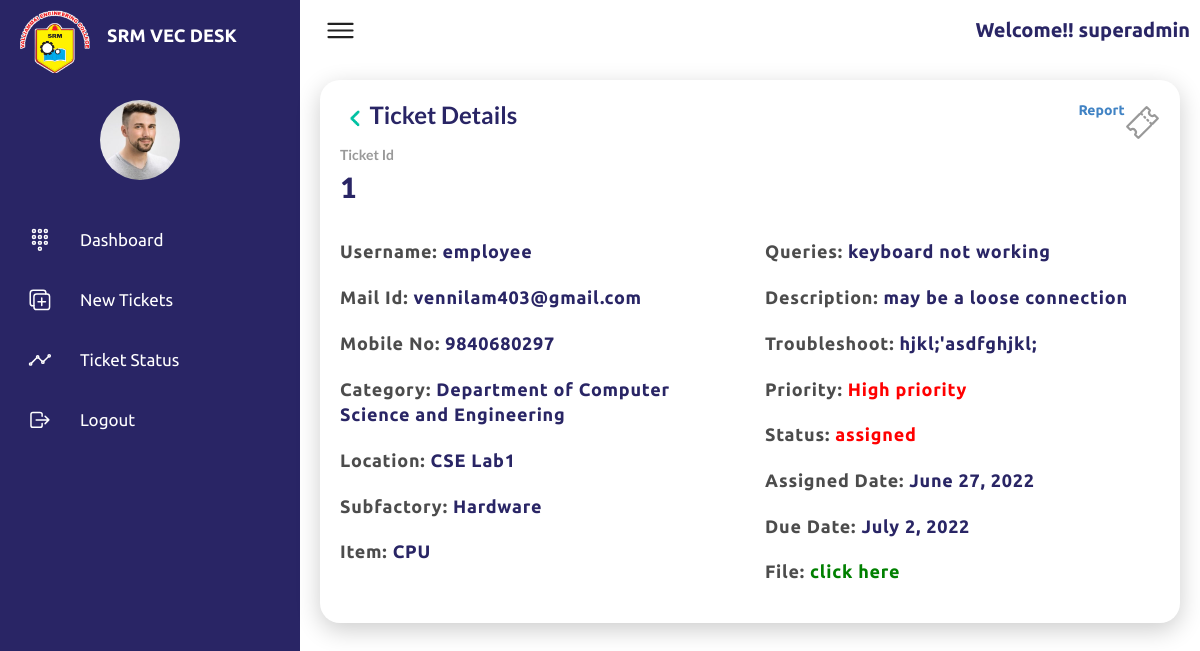
Page /empdetail_ticket/1/ (signed in) on the committed database.
### tickets/models.py (models this page shows, shortened)
class User(AbstractUser):
    userId = models.CharField(max_length=300)
    email = models.EmailField(max_length=5000, unique=True)
    mobNo = models.CharField(max_length=13)
    address = models.TextField(max_length=2000)
    designation = models.CharField(max_length=200)
    date_joined = models.DateTimeField(auto_now_add=True)
    last_login = models.DateTimeField(null=True)
    is_superadmin=models.BooleanField('is superadmin', default=False)
    is_admin=models.BooleanField('is admin', default=False)
    is_engineer=models.BooleanField('is engineer', default=False)
    is_employee=models.BooleanField('is employee', default=False)

class Tickets(models.Model):
    Id=models.IntegerField(primary_key=True)
    username=models.CharField(max_length=100, blank=True, null=True)
    category=models.CharField(max_length=100, blank=True, null=True)
    location=models.CharField(max_length=100, blank=True, null=True)
    subfactory=models.CharField(max_length=100, blank=True, null=True)
    item=models.CharField(max_length=100, blank=True, null=True)
    queries=models.CharField(max_length=1000, blank=True, null=True)
    Description=models.TextField(max_length=1000, blank=True, null=True)
    mobileNo=models.CharField(max_length=13, blank=True, null=True)
    mail=models.CharField(max_length=1000, blank=True, null=True)
    engmobileNo=models.CharField(max_length=13, blank=True, null=True)
    engmail=models.CharField(max_length=1000, blank=True, null=True)
    priority=models.CharField(max_length=50, blank=True, null=True)
    status=models.CharField(max_length=50,blank=True, null=True)
    assigned=models.CharField(max_length=100,blank=True, null=True)
    assigned_date = models.DateField(blank=True, null=True)
    due_date=models.DateField(blank=True, null=True)
    uploadFile=models.FileField(blank=True, null=True)
    admindesc=models.CharField(max_length=10000,blank=True, null=True)
    issueReport=models.CharField(max_length=10000,blank=True, null=True)
    problemDesc=models.CharField(max_length=10000,blank=True, null=True)
    causeProb=models.CharField(max_length=10000,blank=True, null=True)
    solGiven=models.CharField(max_length=10000,blank=True, null=True)
    notes=models.CharField(max_length=10000,blank=True, null=True)

### tickets/views.py (the view)
# urls.py: path('empdetail_ticket/<int:Id>/', views.empdetail_ticket, name='empdetail_ticket'),
@login_required(login_url='login')
def empdetail_ticket(request,Id):
    emp=User.objects.all()
    item=Tickets.objects.get(Id=Id)
    item_list=Tickets.objects.all()
    context={
        'item':item,
        'item_list':item_list,
        'emp':emp
    }
    return render(request, 'employee/employee_detail.html', context)

### templates/employee/employee_detail.html (shortened to what this page needs)
{% load static %}
<!DOCTYPE html>
<html lang="en">
<head>
    <link rel="stylesheet" href="https://cdn.jsdelivr.net/npm/bootstrap@4.0.0/dist/css/bootstrap.min.css">
    <link rel="stylesheet" href="{% static 'css/employee-ticket-details.css' %}">
     <link rel="stylesheet" href="https://cdnjs.cloudflare.com/ajax/libs/font-awesome/4.7.0/css/font-awesome.min.css">
     <link rel="stylesheet" type='text/css' href="https://cdnjs.cloudflare.com/ajax/libs/semantic-ui/2.2.14/semantic.min.css">
     <link href="https://unpkg.com/aos@2.3.1/dist/aos.css" rel="stylesheet">
     <link rel="stylesheet" href="https://cdnjs.cloudflare.com/ajax/libs/Chart.js/2.8.0/Chart.min.css" />
</head>
<body>
    <div class="desk-container">
        <div class="desk-navigation">
            <div class="logo-section">
                <span class="logo-icon">
                    <img src="{% static 'img/SRMVEClogo.png' %}" alt="">
                </span>
                <span class="logo-title">SRM VEC DESK</span>
            </div>
            <ul>
                <a data-toggle="modal" data-target="#userModal"><li>
                    <div class="user">
                        <img src="{% static 'imgs/customer01.jpg' %}" alt="">
                    </div>
                </li>
                </a>
                <li>
                    <a href="index.html" >
                        <span class="icon">
                            <ion-icon name="keypad-outline"></ion-icon>
                        </span>
                        <span class="title">Dashboard</span>
                    </a>
                </li>
                <li>
                    <a href="{% url 'employee' %}">
                        <span class="icon">
                            <ion-icon name="duplicate-outline"></ion-icon>
                        </span>
                        <span class="title">New Tickets</span>
                    </a>
                </li>
                <li>
                    <a  href="{% url 'employee_status' %}">
                        <span class="icon">
                            <ion-icon name="analytics-outline"></ion-icon>
                        </span>
                        <span class="title">Ticket Status</span>
                    </a>
                </li>
                <li>
                    <a href="#" data-toggle="modal" data-target="#logoutModal">
                        <span class="icon">
                            <ion-icon name="log-out-outline"></ion-icon>
                        </span>
                        <span class="title">Logout</span>
                    </a>
                </li>
            </ul>
        </div>
        <div class="main">
            <div class="topbar">
                <div class="toggle">
                    <ion-icon name="menu-outline"></ion-icon>
                </div>
                <div class="userName">
                    <p>Welcome!! {{ user.username }}</p>
                </div>
            </div>
            <div class="details" data-aos="zoom-in">
                <div class="ticketstatus">
                    <div class="cardHeader">
                        <h2 style="flex-basis: 90%;"><a href="{% url 'employee_status' %}"><img src="{% static 'img/animation_300_l52rndz5.gif' %}" alt="" width="4%" style="transform: rotate(90deg);margin: 0;"></a>Ticket Details</h2>
                        <a type="button" class="assign" style="flex-basis: 5%;" href="{% url 'empreport' item.Id %}" ><b>Report<b></a>
                        <ion-icon name="ticket-outline" style="flex-basis: 5%;"></ion-icon>
                    </div>
                    <h2 class="cardName-details">Ticket Id</h2>
                    <h2 class="numbers-details">{{ item.Id }}</h2>
                    <div class="row">
                        <div class="col-6 ticketDetails">
                            <p> Username:  <span>{{ item.username }}</span></p>
                            <p> Mail Id: <span>{{ item.mail }}</span> </p>
                            <p> Mobile No: <span>{{ item.mobileNo }}</span> </p>
                            <p> Category: <span>{{ item.category }}</span> </p>
                            <p> Location: <span>{{ item.location }}</span> </p>
                            <p> Subfactory: <span>{{ item.subfactory }}</span> </p>
                            <p> Item: <span>{{ item.item }}</span> </p>
                        </div>
                        <div class="col-6 ticketDetails">
                            <p> Queries: <span>{{ item.queries }}</span> </p>
                            <p> Description: <span>{{ item.Description }}</span></p>
                            <p> Troubleshoot: <span>{{ item.admindesc }}</span> </p>
                            {% if item.priority == 'High priority' %}
                            <p> Priority: <span style="color:red;">{{ item.priority }}</span></p>
                            {% endif %}
                            {% if item.status != 'Completed' %}
                            <p> Status: <span style="color: red;">{{ item.status }}</span> </p>
                            {% endif %}
                            <p> Assigned Date: <span>{{ item.assigned_date }}</span> </p>
                            <p> Due Date: <span>{{ item.due_date }}</span> </p>
                            <p> File: <a  href = "http://localhost:8000/files/{{item.uploadFile}}" ><span style="color:green;">click here</span></p>
                        </div>
                    </div>
                </div>
            </div>
        </div>
    </div>
</body>
</html>

### static/css/employee-ticket-details.css (style rules this page uses)
* { font-family: "Ubuntu", sans-serif; margin: 0; padding: 0; box-sizing: border-box; }
:root { --blue: #292565; --blue1:#149ddd; --white: #fff; --gray: #f5f5f5; --black1: #222; --black2: #999; }
body { min-height: 100vh; overflow-x: hidden; }
.desk-container { position: relative; width: 100%; }
.desk-navigation { position: fixed; width: 300px; height: 100%; background: var(--blue); border-left: 10px solid var(--blue); transition: 0.5s; overflow: hidden; }
.desk-navigation ul { position: absolute; top: 0; left: 0; width: 100%; }
.desk-navigation ul li { position: relative; width: 100%; list-style: none; border-top-left-radius: 30px; border-bottom-left-radius: 30px; }
.desk-navigation ul li:nth-child(1) { margin-top: 100px; margin-bottom: 30px; pointer-events: none; }
.desk-navigation ul li a,button { position: relative; display: block; width: 100%; display: flex; text-decoration: none; color: var(--white); }
.desk-navigation ul li a .icon { position: relative; display: block; min-width: 60px; height: 60px; line-height: 75px; text-align: center; }
.desk-navigation ul li a .icon ion-icon { font-size: 1.70rem; }
.desk-navigation .logo-icon img { width: 80%; margin: 10px; align-items: flex-start; }
.desk-navigation ul li a .title { position: relative; display: block; padding: 0 10px; height: 60px; line-height: 60px; text-align: start; float: left; white-space: nowrap; font-size: 17px; margin-left: 0; }
.logo-section { display: grid; justify-content: left; grid-template-columns: 30% 70%; }
.logo-section .logo-title { margin-top: 25px; color: white; font-size: 18px; font-weight: 700; margin-left: 10px; }
.main { position: absolute; width: calc(100% - 300px); left: 300px; min-height: 100vh; background: var(--white); transition: 0.5s; }
.main .topbar { width: 100%; height: 60px; display: flex; justify-content: space-between; align-items: center; padding: 0 10px; }
.toggle { position: relative; width: 60px; height: 60px; display: flex; justify-content: center; align-items: center; font-size: 2.5rem; cursor: pointer; }
.user { position: relative; width: 80px; height: 80px; border-radius: 50%; overflow: hidden; cursor: pointer; margin-top: 90px; margin-left: 90px; }
.userName { color: var(--blue); font-size: 20px; font-weight: 900; }
.user img { display: block; position: absolute; top: 0; left: 0; width: 100%; height: 100%; }
.details { position: relative; width: 100%; padding: 20px; display: grid; grid-template-columns: 100%; grid-gap: 30px; }
.details .ticketstatus { position: relative; height: 100%; background: var(--white); padding: 20px; box-shadow: 0 7px 25px rgba(0, 0, 0, 0.2); border-radius: 20px; transition: .5s ease; }
.details .cardHeader { display: flex; justify-content: space-between; align-items: flex-start; }
.details .cardHeader ion-icon { font-size: 2.5rem; margin-top: 5px; color: var(--black2); }
.cardHeader h2 { font-weight: 600; color: var(--blue); }
.details .cardName-details { font-size: 1rem; color: var(--black2); margin: 0; }
.details .numbers-details { font-size: 2rem; color: var(--blue); position: relative; font-weight: 800; margin-top: 5px; }
.details p { display: block!important; font-size: 18px!important; color: rgba(0, 0, 0, 0.7); margin-top: 20px!important; font-weight: 550!important; letter-spacing: .2mm; }
.details p span { color:var(--blue); }

### rows in the picture
User: username "superadmin"
Tickets: Id "1", username "employee", mail "vennilam403@gmail.com", mobileNo "9840680297", category "Department of Computer Science and Engineering", location "CSE Lab1", subfactory "Hardware", item "CPU", queries "keyboard not working", Description "may be a loose connection", admindesc "hjkl;'asdfghjkl;", priority "High priority", status "assigned", assigned_date "June 27, 2022", due_date "July 2, 2022"
